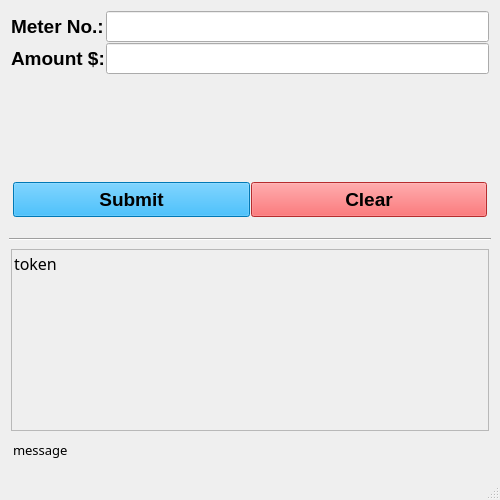
<?xml version="1.0" encoding="UTF-8"?>
<ui version="4.0">
 <class>MainWindow</class>
 <widget class="QMainWindow" name="MainWindow">
  <property name="geometry">
   <rect>
    <x>0</x>
    <y>0</y>
    <width>500</width>
    <height>500</height>
   </rect>
  </property>
  <property name="sizePolicy">
   <sizepolicy hsizetype="Fixed" vsizetype="Fixed">
    <horstretch>0</horstretch>
    <verstretch>0</verstretch>
   </sizepolicy>
  </property>
  <property name="maximumSize">
   <size>
    <width>500</width>
    <height>500</height>
   </size>
  </property>
  <property name="font">
   <font>
    <family>Arial</family>
    <pointsize>14</pointsize>
    <bold>true</bold>
   </font>
  </property>
  <property name="windowTitle">
   <string>Utility Token Automator</string>
  </property>
  <property name="windowIcon">
   <iconset resource="../static/assets/icons/app_icon.qrc">
    <normaloff>:/main/receipt-share.png</normaloff>:/main/receipt-share.png</iconset>
  </property>
  <widget class="QWidget" name="centralwidget">
   <layout class="QVBoxLayout" name="verticalLayout_5">
    <item>
     <widget class="QWidget" name="widget" native="true">
      <layout class="QVBoxLayout" name="verticalLayout_3">
       <property name="spacing">
        <number>1</number>
       </property>
       <property name="leftMargin">
        <number>2</number>
       </property>
       <property name="topMargin">
        <number>2</number>
       </property>
       <property name="rightMargin">
        <number>2</number>
       </property>
       <property name="bottomMargin">
        <number>2</number>
       </property>
       <item>
           <layout class="QFormLayout" name="formLayout">
               <item row="0" column="0">
                   <widget class="QLabel" name="lb_meterNo">
                       <property name="text"><string>Meter No.:</string></property>
                   </widget>
               </item>
               <item row="0" column="1">
                   <widget class="QLineEdit" name="le_meterNo"/>
               </item>
               <item row="1" column="0">
                   <widget class="QLabel" name="lb_amount">
                       <property name="text"><string>Amount $:</string></property>
                   </widget>
               </item>
               <item row="1" column="1">
                   <widget class="QLineEdit" name="le_amount"/>
               </item>
           </layout>
       </item>
       <item>
        <widget class="QWidget" name="widget_4" native="true">
         <property name="maximumSize">
          <size>
           <width>16777215</width>
           <height>60</height>
          </size>
         </property>
         <layout class="QHBoxLayout" name="horizontalLayout_2">
          <property name="spacing">
           <number>1</number>
          </property>
          <property name="leftMargin">
           <number>2</number>
          </property>
          <property name="topMargin">
           <number>2</number>
          </property>
          <property name="rightMargin">
           <number>2</number>
          </property>
          <property name="bottomMargin">
           <number>2</number>
          </property>
          <item>
           <widget class="QPushButton" name="pb_submit">
            <property name="minimumSize">
             <size>
              <width>0</width>
              <height>35</height>
             </size>
            </property>
            <property name="styleSheet">
             <string notr="true">background-color: rgb(0, 170, 255);</string>
            </property>
            <property name="text">
             <string>Submit</string>
            </property>
           </widget>
          </item>
          <item>
           <widget class="QPushButton" name="pb_clear">
            <property name="minimumSize">
             <size>
              <width>0</width>
              <height>35</height>
             </size>
            </property>
            <property name="font">
             <font>
              <family>Arial</family>
              <pointsize>14</pointsize>
              <bold>true</bold>
             </font>
            </property>
            <property name="styleSheet">
             <string notr="true">background-color: rgb(255, 62, 65);</string>
            </property>
            <property name="text">
             <string>Clear</string>
            </property>
           </widget>
          </item>
         </layout>
        </widget>
       </item>
      </layout>
     </widget>
    </item>
    <item>
     <widget class="Line" name="line">
      <property name="orientation">
       <enum>Qt::Orientation::Horizontal</enum>
      </property>
     </widget>
    </item>
    <item>
     <widget class="QWidget" name="widget_2" native="true">
      <layout class="QVBoxLayout" name="verticalLayout_4">
       <property name="spacing">
        <number>1</number>
       </property>
       <property name="leftMargin">
        <number>2</number>
       </property>
       <property name="topMargin">
        <number>2</number>
       </property>
       <property name="rightMargin">
        <number>2</number>
       </property>
       <property name="bottomMargin">
        <number>2</number>
       </property>
       <item>
        <widget class="QFrame" name="frame">
         <property name="frameShape">
          <enum>QFrame::Shape::StyledPanel</enum>
         </property>
         <property name="frameShadow">
          <enum>QFrame::Shadow::Raised</enum>
         </property>
         <layout class="QGridLayout" name="gridLayout">
          <property name="leftMargin">
           <number>2</number>
          </property>
          <property name="topMargin">
           <number>2</number>
          </property>
          <property name="bottomMargin">
           <number>2</number>
          </property>
          <property name="spacing">
           <number>1</number>
          </property>
          <item row="0" column="0">
           <widget class="QLabel" name="lb_token">
            <property name="font">
             <font>
              <family>IBM Plex Mono</family>
              <pointsize>12</pointsize>
              <bold>false</bold>
             </font>
            </property>
            <property name="text">
             <string>token</string>
            </property>
            <property name="alignment">
             <set>Qt::AlignmentFlag::AlignLeading|Qt::AlignmentFlag::AlignLeft|Qt::AlignmentFlag::AlignTop</set>
            </property>
            <property name="textInteractionFlags">
             <set>Qt::TextInteractionFlag::LinksAccessibleByMouse|Qt::TextInteractionFlag::TextSelectableByKeyboard|Qt::TextInteractionFlag::TextSelectableByMouse</set>
            </property>
           </widget>
          </item>
         </layout>
        </widget>
       </item>
       <item>
        <widget class="QWidget" name="widget_7" native="true">
         <property name="maximumSize">
          <size>
           <width>16777215</width>
           <height>35</height>
          </size>
         </property>
         <layout class="QGridLayout" name="gridLayout_2">
          <property name="leftMargin">
           <number>2</number>
          </property>
          <property name="topMargin">
           <number>2</number>
          </property>
          <property name="rightMargin">
           <number>2</number>
          </property>
          <property name="bottomMargin">
           <number>2</number>
          </property>
          <property name="horizontalSpacing">
           <number>1</number>
          </property>
          <item row="0" column="0">
           <widget class="QLabel" name="lb_message">
            <property name="maximumSize">
             <size>
              <width>16777215</width>
              <height>35</height>
             </size>
            </property>
            <property name="font">
             <font>
              <family>JetBrains Mono</family>
              <pointsize>10</pointsize>
              <bold>false</bold>
             </font>
            </property>
            <property name="text">
             <string>message</string>
            </property>
            <property name="alignment">
             <set>Qt::AlignmentFlag::AlignLeading|Qt::AlignmentFlag::AlignLeft|Qt::AlignmentFlag::AlignVCenter</set>
            </property>
           </widget>
          </item>
         </layout>
        </widget>
       </item>
      </layout>
     </widget>
    </item>
   </layout>
  </widget>
  <widget class="QMenuBar" name="menubar">
   <property name="enabled">
    <bool>false</bool>
   </property>
   <property name="geometry">
    <rect>
     <x>0</x>
     <y>0</y>
     <width>500</width>
     <height>33</height>
    </rect>
   </property>
  </widget>
  <widget class="QStatusBar" name="statusbar">
   <property name="enabled">
    <bool>true</bool>
   </property>
   <property name="font">
    <font>
     <family>Arial</family>
     <pointsize>9</pointsize>
     <bold>false</bold>
    </font>
   </property>
  </widget>
 </widget>
 <resources>
  <include location="../static/assets/icons/app_icon.qrc"/>
 </resources>
 <connections/>
</ui>
